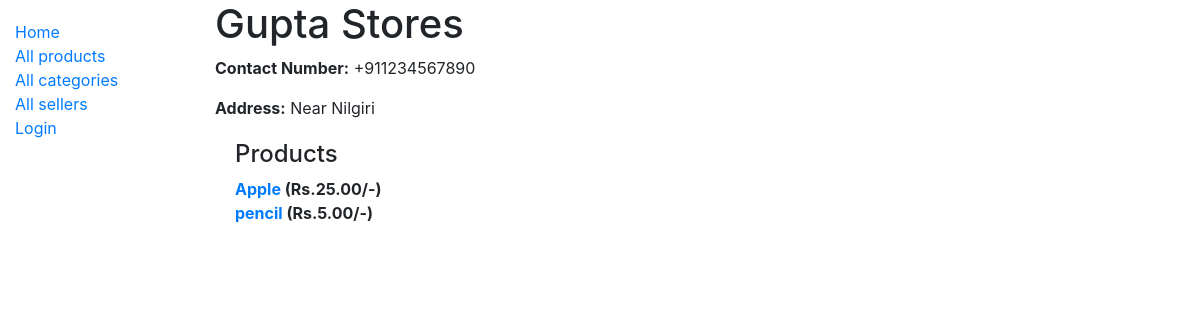
/market/seller/2, run on the app's committed database.
### market/models.py (models this page shows, shortened)
class Seller(models.Model):
    name = models.CharField(max_length=60)
    phone = PhoneNumberField(null=False, blank=False, unique=True)
    address = models.TextField(max_length=500, null=True)

class Product(models.Model):
    name = models.CharField(max_length=50)
    price = models.DecimalField(max_digits=8, decimal_places=2)
    description = models.TextField(max_length=1000, help_text='brief description of the product')
    image_url = models.URLField(max_length=200, null=True, blank=True)
    seller = models.ForeignKey(Seller, on_delete=models.SET_NULL, null=True)
    category = models.ManyToManyField(Category, help_text='Categories for this product')
    def __str__(self):
        return self.name

### market/views.py (the view)
# urls.py: path('seller/<int:pk>', views.SellerDetailView.as_view(), name='seller-detail'),
class SellerDetailView(generic.DetailView):
    model = Seller

### market/templates/market/seller_detail.html
{% extends "base_generic.html" %}
{% block content %}
    <h1>{{ seller.name }}</h1>
    <p><strong>Contact Number:</strong> {{ seller.phone }}</p>
    <p><strong>Address:</strong> {{ seller.address }}</p>
    <div style="margin-left:20px;margin-top:20px">
        <h4>Products</h4>
        <dl>
        {% for product in seller.product_set.all %}
          <dt><a href="{% url 'product-detail' product.pk %}">{{product}}</a> (Rs.{{ product.price }}/-)</dt>
        {% endfor %}
        </dl>
    </div>
{% endblock %}

### data on the page
Seller: name "Gupta Stores", phone "+911234567890", address "Near Nilgiri"
Product: name "Apple", price "25.00"
Product: name "pencil", price "5.00"
